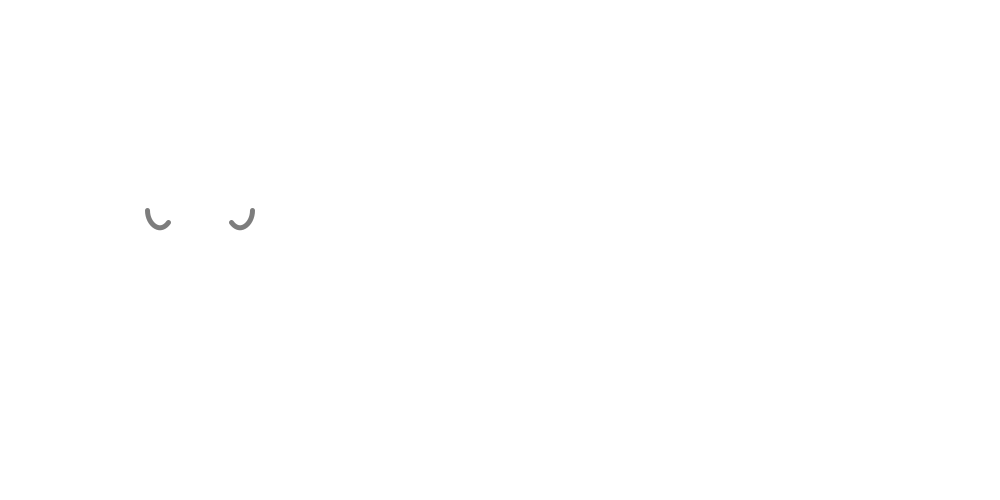
Frame 1 (no input)
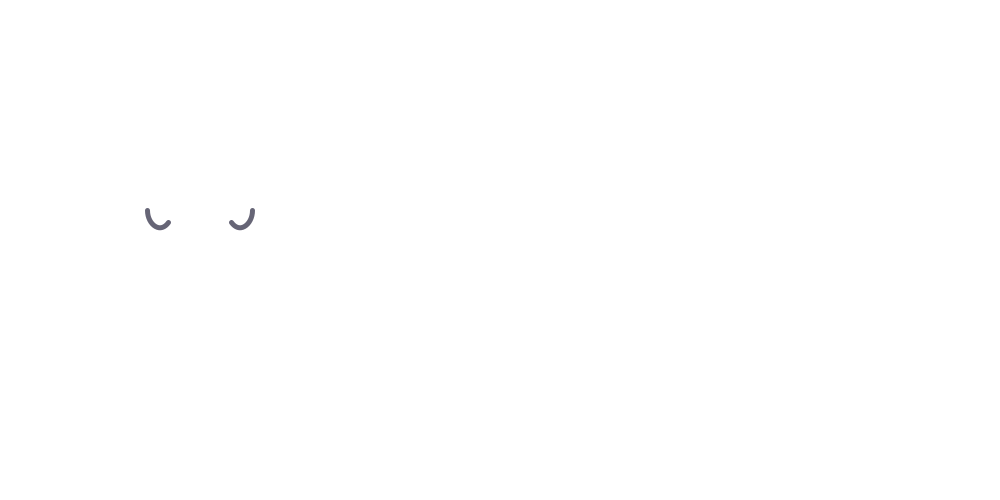
Frame 60 (the mouse pressed at the canvas centre just before this capture)
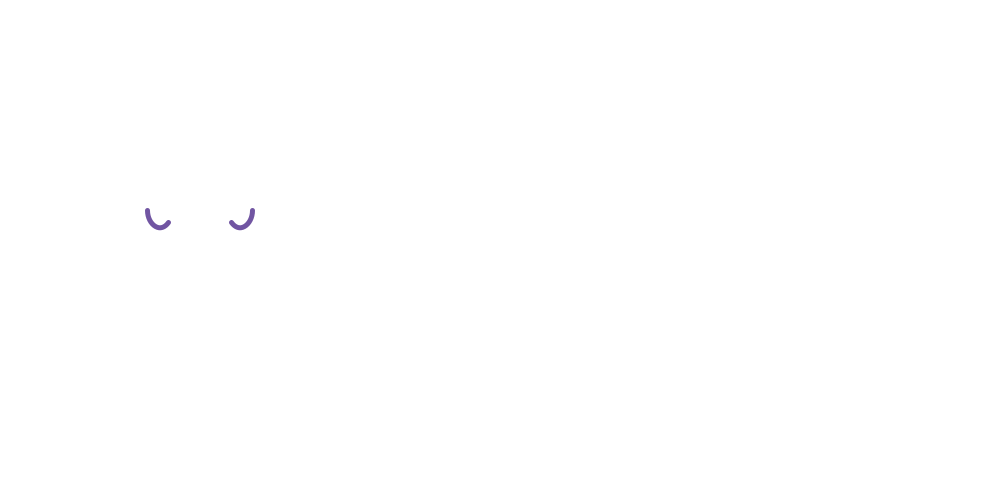
Frame 120 (the mouse held since frame 60 and released just before this capture)

The Processing sketch that drew these frames (run headless with seeded random() and noise(); from frame 60 on, the mouse is pressed at the canvas centre):

// Processing sketch: trial
// ── trial.pde
Fox b1;


void setup() {
  size(1000, 500);
  smooth();
  stroke(0);

  b1 = new Fox(200,250,1);

}

void draw() {
  background(255);
  b1.display();

}

// ── Fox.pde
class Fox {
  //i stands for initial
  float xi;
  float yi;
  float M;
  float colorr = 125; 
  float colorg = 125;
  float colorb = 125;
  int timer = millis();
  //multiplier
  


  Fox(float x, float y, float Multiplier) {
    xi=x;
    yi=y;
    M=Multiplier;
  }

  void display() { 
    strokeWeight(5);

    beginShape();
    //l stands for left
    
    float punt1x = xi-40; float punt2x = xi-40; float punt3x = xi-40; float punt4x = xi-40; float punt5x = xi-40; float punt6x = xi-40; float punt7x = xi-40; float punt8x = xi-40; float punt9x = xi-40;
    float punt1y = yi-80; float punt2y = yi-80; float punt3y = yi-80; float punt4y = yi-80; float punt5y = yi-80; float punt6y = yi-80; float punt7y = yi-80; float punt8y = yi-80; float punt9y = yi-80;
    //r stands for right
    float xr = punt1x+80;
    float yr = punt1y;
    vertex(punt1x,punt1y);
    vertex(punt2x,punt2y);
    vertex(punt3x,punt3y);
    vertex(punt4x,punt4y);
    vertex(punt5x,punt5y);
    vertex(punt6x,punt6y);
    vertex(punt7x,punt7y);
    vertex(punt8x,punt8y);
    vertex(punt9x,punt9y);
    endShape(CLOSE);


    stroke(colorr, colorg, colorb);

    ////horizontal line
    //line(punt1x, punt1y, xr, yr);

    ////diamond side 1 left
    //line(punt1x, punt1y, punt1x-40, punt1y+40);
    ////diamond side 2 left
    //line(punt1x-40, punt1y+40, punt1x+40, punt1y+160);
    ////diamond side 1 right
    //line(xr, yr, xr+40, yr+40);
    ////diamond side 2 right
    //line(xr+40, yr+40, punt1x+40, punt1y+160);

    ////left ear
    ////vertical line
    //line(punt1x-40, punt1y+40, punt1x-40, punt1y-40);
    ////diagnal line
    //line(punt1x-40, punt1y-40, punt1x, punt1y);

    ////right ear
    ////verical line
    //line(xr+40, yr+40, xr+40, yr-40);
    ////diagnal line
    //line(xr+40, yr-40, xr, yr);

    ////left cheek
    //line(punt1x-40, punt1y+40, punt1x-60, punt1y+60);
    //line(punt1x-60, punt1y+60, punt1x+40, punt1y+160);

    ////right cheek
    //line(xr+40, yr+40, xr+60, yr+60);
    //line(xr+60, yr+60, punt1x+40, punt1y+160);

    ////hat
    //line(punt1x, punt1y, punt1x+10, (punt1y-80)/M);
    //line(xr, punt1y, xr-10, (punt1y-80)/M);
    ////line(punt1x+3,punt1y-10,xr-3,punt1y-10);
    //line(punt1x+5, punt1y-20, xr-5, punt1y-20);
    //line(punt1x+10, (punt1y-80)/M, xr-10, (punt1y-80)/M);

    //makes the eyes open and close
    if (keyPressed == true) {
      //left eye
      noFill();
      arc(punt1x, punt1y+40, 25, 35, 0, 1.3*PI, CHORD);

      //right eye
      noFill();
      arc(xr, punt1y+40, 25, 35, -.3*PI, PI, CHORD);
    } else if (keyPressed == false) {
      //sleep left eye
      noFill();
      arc(punt1x, punt1y+40, 25, 35, .25*PI, PI);

      //sleep right eye
      noFill();
      arc(xr, punt1y+40, 25, 35, 0, .75*PI);
    }

    //changes the color of the fox smoothly
    if (millis() - timer>=.1) {
      colorr = colorr + random(-5, 5); 
      colorg = colorg + random(-5, 5);
      colorb = colorb + random(-5, 5);
      timer=millis();
    }
    //with this the rgb values cant go under 0
    if (colorr < 0 ) {
      colorr = colorr +10;
    }
    if (colorg < 0 ) {
      colorg = colorg +10;
    }
    if (colorb < 0 ) {
      colorb = colorb +10;
    }


    //with this the rgb values cant go over 255
    if (colorr > 255 ) {
      colorr = colorr-10;
    }
    if (colorg > 255 ) {
      colorg = colorg-10;
    }
    if (colorb > 255 ) {
      colorb = colorb-10;
    }
  }
}
